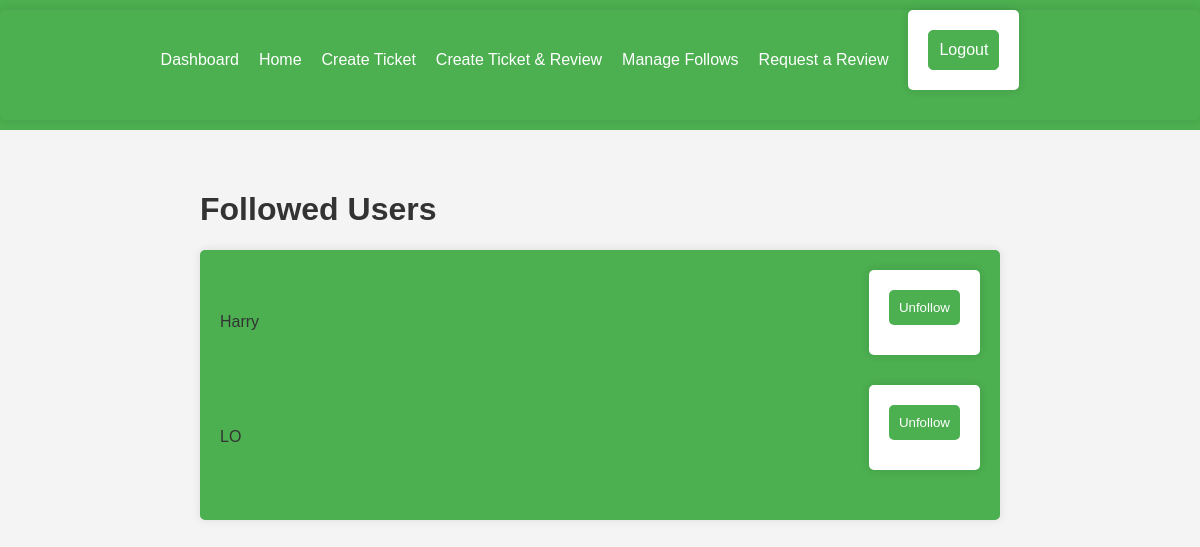
Page /followed_users/ (signed in) on the committed database.
### myapp/models.py (models this page shows, shortened)
class UserFollows(models.Model):
    user = models.ForeignKey(
        to=settings.AUTH_USER_MODEL, related_name="following", on_delete=models.CASCADE
    )
    followed_user = models.ForeignKey(
        to=settings.AUTH_USER_MODEL, related_name="followers", on_delete=models.CASCADE
    )
    class Meta:
        constraints = [
            UniqueConstraint(
                fields=["user", "followed_user"], name="unique_user_follow"
            )
        ]
        app_label = "myapp"
        verbose_name = "User Follow"
        verbose_name_plural = "User Follows"

### myapp/views.py (the view)
# urls.py: path("followed_users/", views.followed_users, name="followed_users"),
@login_required
def followed_users(request):
    follows = UserFollows.objects.filter(user=request.user)
    return render(request, "followed_users.html", {"follows": follows})

### myapp/context_processors.py (called while the page is built)
def media_url(request):
    return {"media_url": settings.MEDIA_URL}

### myapp/templates/followed_users.html (shortened to what this page needs)
{% extends 'base.html' %}
{% block content %}
    <h1>Followed Users</h1>
    <ul>
        {% for follow in follows %}
            <li>
                {{ follow.followed_user.username }}
                <form method="post" action="{% url 'myapp:unfollow_user' follow.followed_user.id %}">
                    <button type="submit">Unfollow</button>
                </form>
            </li>
        {% endfor %}
    </ul>
{% endblock %}

### static/css/style.css (style rules this page uses)
body { font-family: Arial, sans-serif; background-color: #f4f4f4; margin: 0; padding: 0; color: #333; }
form { background-color: white; padding: 20px; border-radius: 5px; box-shadow: 0 0 10px rgba(0, 0, 0, 0.1); margin-bottom: 20px; }
form input, form textarea, form button, form select { display: block; width: 100%; margin-bottom: 10px; padding: 10px; border: 1px solid #ccc; border-radius: 5px; box-sizing: border-box; }
form button { background-color: #4CAF50; color: white; border: none; cursor: pointer; transition: background-color 0.3s; }
h1, h2 { color: #333; }
ul { background-color: #4CAF50; padding: 20px; border-radius: 5px; box-shadow: 0 0 10px rgba(0, 0, 0, 0.1); }
ul li { margin-bottom: 10px; color: #333; display: flex; justify-content: space-between; align-items: center; }
ul li form { display: inline; }

### rows in the picture
UserFollows: followed_user.username "Harry"
UserFollows: followed_user.username "LO"
